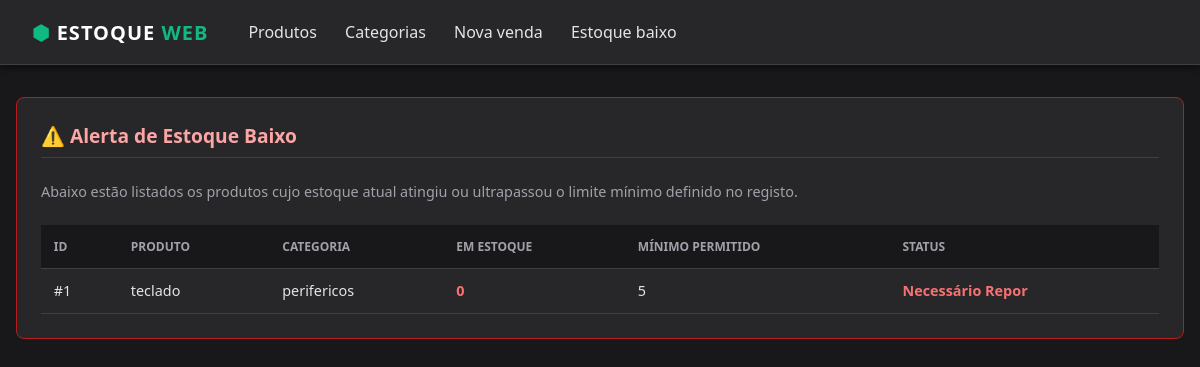
The page /estoque-baixo/ on the database its author committed.
### estoque/models.py (models this page shows, shortened)
class Produto(models.Model):
    nome = models.CharField(max_length=150, verbose_name="Nome do Produto")
    preco = models.DecimalField(max_digits=10, decimal_places=2, validators=[MinValueValidator(Decimal('0.00'))])
    estoque_atual = models.IntegerField(validators=[MinValueValidator(0)])
    estoque_minimo = models.IntegerField(validators=[MinValueValidator(0)])
    categoria = models.ForeignKey(Categoria, on_delete=models.PROTECT, related_name='produtos')
    def verificar_estoque_baixo(self):
        return self.estoque_atual <= self.estoque_minimo

class Categoria(models.Model):
    nome = models.CharField(max_length=100, unique=True, verbose_name="Nome da Categoria")

### estoque/views.py (the view)
# urls.py: path('estoque-baixo/', views.estoque_baixo, name='estoque_baixo'),
def estoque_baixo(request):
    todos_produtos = Produto.objects.all()
    produtos_alerta = [p for p in todos_produtos if p.verificar_estoque_baixo()]
    return render(request, 'estoque/estoque_baixo.html', {'produtos': produtos_alerta})

### estoque/templates/estoque/estoque_baixo.html (shortened to what this page needs)
{% extends 'estoque/base.html' %}
{% block content %}
<div class="card" style="border-color: #b91c1c;">
    <h2 class="card-header" style="color: #fca5a5;">⚠️ Alerta de Estoque Baixo</h2>
    <p style="color: var(--text-muted); margin-bottom: 1.5rem; font-size: 0.9rem;">
        Abaixo estão listados os produtos cujo estoque atual atingiu ou ultrapassou o limite mínimo definido no registo.
    </p>
    <div style="overflow-x: auto;">
        <table>
            <thead>
                <tr>
                    <th>ID</th>
                    <th>Produto</th>
                    <th>Categoria</th>
                    <th>Em Estoque</th>
                    <th>Mínimo Permitido</th>
                    <th>Status</th>
                </tr>
            </thead>
            <tbody>
                {% for produto in produtos %}
                <tr>
                    <td>#{{ produto.id }}</td>
                    <td>{{ produto.nome }}</td>
                    <td>{{ produto.categoria.nome }}</td>
                    <td class="text-red">{{ produto.estoque_atual }}</td>
                    <td>{{ produto.estoque_minimo }}</td>
                    <td class="text-red">Necessário Repor</td>
                </tr>
                {% empty %}
                <tr>
                    <td colspan="6" class="empty-table" style="color: #4ade80;">
                        🎉 Excelente! Todos os produtos encontram-se com níveis de estoque saudáveis.
                    </td>
                </tr>
                {% endfor %}
            </tbody>
        </table>
    </div>
</div>
{% endblock %}

### estoque/templates/estoque/base.html (style rules this page uses)
:root { --brand: #10b981; --brand-hover: #059669; --darkbg: #18181b; --darkcard: #27272a; --text-main: #e4e4e7; --text-muted: #a1a1aa; --border-color: #3f3f46; }
body { margin: 0; font-family: 'Segoe UI', Tahoma, Geneva, Verdana, sans-serif; background-color: var(--darkbg); color: var(--text-main); min-height: 100vh; }
.card { background-color: var(--darkcard); padding: 1.5rem; border-radius: 8px; border: 1px solid var(--border-color); }
.card-header { margin-top: 0; margin-bottom: 1.5rem; padding-bottom: 0.5rem; border-bottom: 1px solid var(--border-color); color: white; font-size: 1.2rem; }
table { width: 100%; border-collapse: collapse; text-align: left; font-size: 0.9rem; }
th { background-color: var(--darkbg); padding: 0.8rem; border-bottom: 1px solid var(--border-color); color: var(--text-muted); text-transform: uppercase; font-size: 0.75rem; }
td { padding: 0.8rem; border-bottom: 1px solid var(--border-color); }
.text-red { color: #f87171; font-weight: bold; }

### rows shown on the page
Produto: id "1", nome "teclado", categoria.nome "perifericos", estoque_atual "0", estoque_minimo "5"
